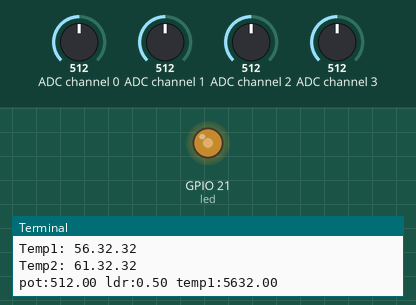
Recording of a program running on a simulated Raspberry Pi (BCM pin numbers). Parts: output pins drawn as LEDs (lit = HIGH), the last lines printed to the terminal. Inputs (shaded band) come from the test bench; at power-on: ADC channel 0 = 512, ADC channel 1 = 512, ADC channel 2 = 512, ADC channel 3 = 512 (analog values on the 0–1023 scale).

Above: at 1.2 s.
1.3 s: ADC channel 0 set to 716
At 2.4 s:
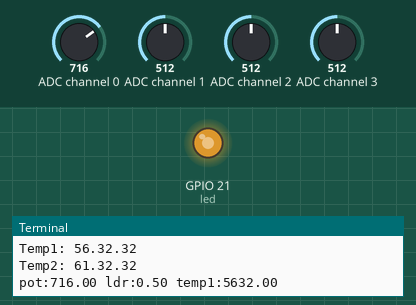
2.8 s: ADC channel 0 set to 992
At 3.6 s:
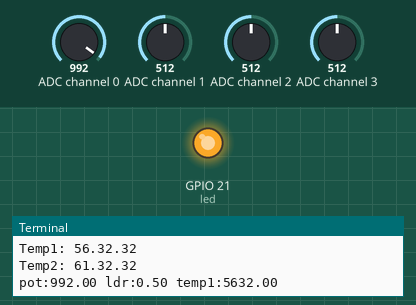
4.3 s: ADC channel 0 set to 30
At 5.0 s:
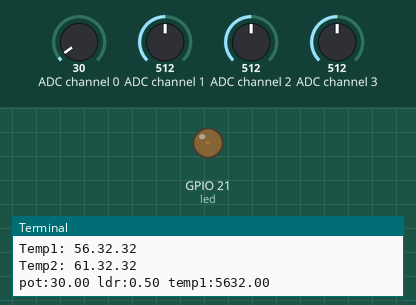
Timing chart, 0 to 7.3 s (numbered marks = the images above; inputs shaded):
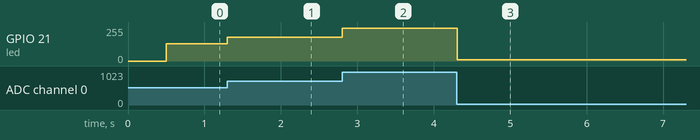

Measured:
- after the input at 1.3 s, GPIO 21 (led): 128/255 → 179/255 at once
- after the input at 2.8 s, GPIO 21 (led): 179/255 → 247/255 at once
- after the input at 4.3 s, GPIO 21 (led): 247/255 → 8/255 at once

The program:

mcptest.py
```python
#!/usr/bin/env python

from gpiozero import MCP3008,PWMLED
from time import sleep
pot = MCP3008(0)
ldr = MCP3008(1)
temp1 = MCP3008(2)
temp2 = MCP3008(3)

led = PWMLED(21)
while True:
	T = 15 * temp1.raw_value - 2048
	T2 = 15 * temp2.raw_value - 2048

	whole = T / 100
	fract = T % 100
	whole2 = ( T2 / 100 ) + 5
	fract2 = T2 % 100

	if (fract < 10):
		print("Temp1: {}.{}".format(whole,0))
	else:
		print("Temp1: {}.{}".format(whole,fract))

	if (fract2 < 10):
		print("Temp2: {}.{}".format(whole2,0))
	else:
		print("Temp2: {}.{}".format(whole2,fract2))


	print("pot:{:.2f} ldr:{:.2f} temp1:{:.2f}".format(pot.raw_value,ldr.value,T))
	sleep(0.5)
	led.source = pot.values
```
